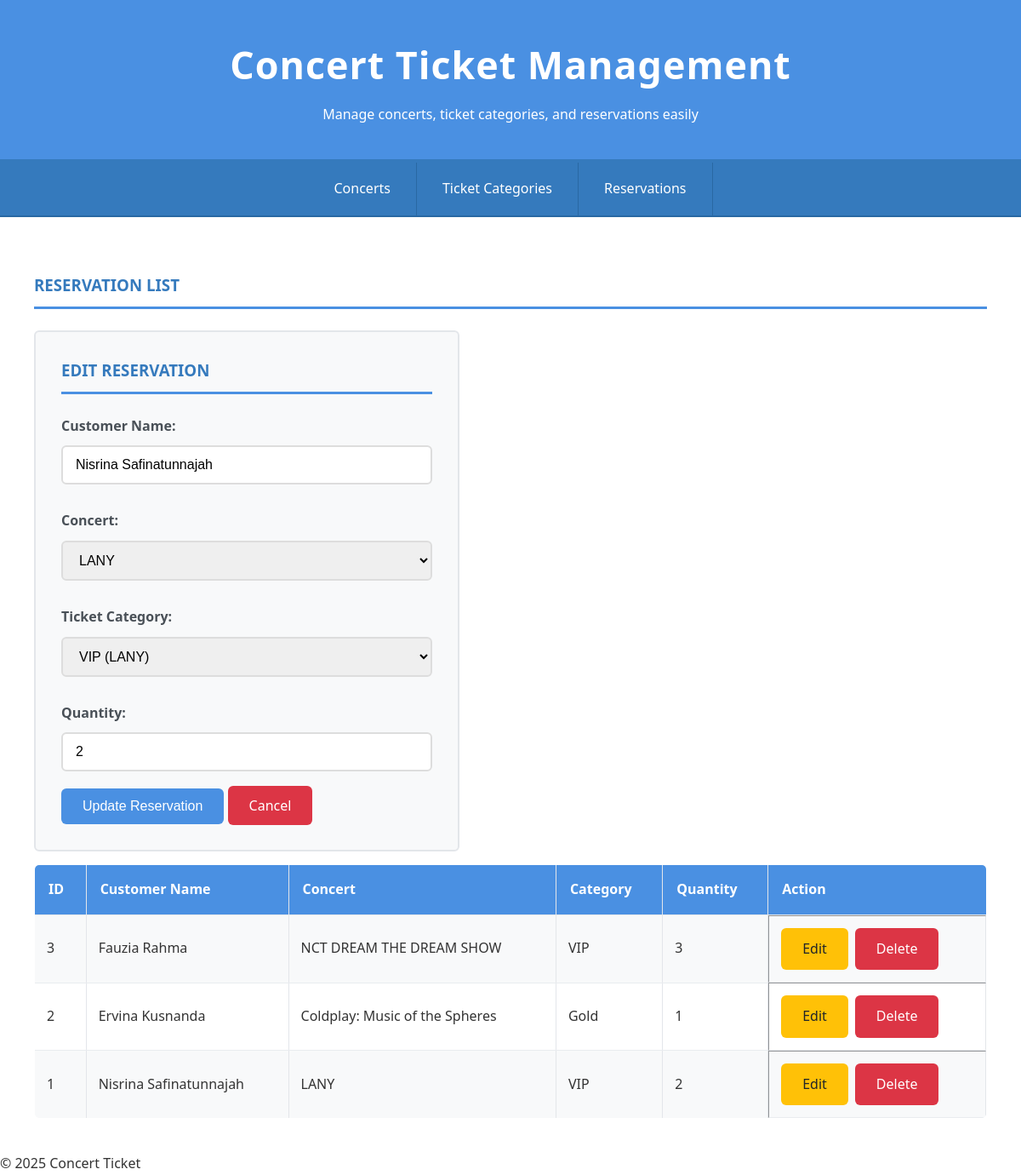
The app's page /?page=reservations&edit=1 with its own data.
### tables this page shows
CREATE TABLE `reservations` (
  `id_reservation` int(11) NOT NULL,
  `customer_name` varchar(100) NOT NULL,
  `id_concert` int(11) NOT NULL,
  `id_ticket_category` int(11) NOT NULL,
  `quantity` int(11) NOT NULL
);

CREATE TABLE `concerts` (
  `id_concert` int(11) NOT NULL,
  `concert_name` varchar(100) NOT NULL,
  `date` date NOT NULL,
  `venue` varchar(100) NOT NULL
);

CREATE TABLE `ticket_categories` (
  `id_ticket_category` int(11) NOT NULL,
  `id_concert` int(11) NOT NULL,
  `category_name` varchar(50) NOT NULL,
  `price` decimal(10,2) NOT NULL,
  `quota` int(11) NOT NULL
);

### config/db.php (called while the page is built, shortened)
<?php
class Database {
    private $host = "localhost";
    private $username = "root";
    private $password = "";
    private $dbname = "db_concert";
    public function __construct() {
        try {
            $this->conn = new PDO("mysql:host=$this->host;dbname=$this->dbname", $this->username, $this->password);
        } catch (PDOException $e) {
            echo "Connection failed: " . $e->getMessage();
        }
    }
}
?>

### class/Reservation.php (called while the page is built, shortened)
<?php
require_once 'config/db.php';
class Reservation {
    private $db;
    public function __construct() {
        $this->db = (new Database())->conn;
    }
    public function getAllReservations() {
        $stmt = $this->db->prepare("
            SELECT r.*, t.category_name, c.concert_name
            FROM reservations r
            JOIN ticket_categories t ON r.id_ticket_category = t.id_ticket_category
            JOIN concerts c ON r.id_concert = c.id_concert
            ORDER BY r.id_reservation DESC
        ");
        $stmt->execute();
        return $stmt->fetchAll(PDO::FETCH_ASSOC);
    }
    public function getReservationById($id) {
        $stmt = $this->db->prepare("SELECT * FROM reservations WHERE id_reservation = ?");
        $stmt->execute([$id]);
        return $stmt->fetch(PDO::FETCH_ASSOC);
    }
}
?>

### class/Concert.php (called while the page is built, shortened)
<?php
require_once 'config/db.php';
class Concert {
    private $db;
    public function __construct() {
        $this->db = (new Database())->conn;
    }
    public function getAllConcerts() {
        $stmt = $this->db->prepare("SELECT * FROM concerts");
        $stmt->execute();
        return $stmt->fetchAll(PDO::FETCH_ASSOC);
    }
}
?>

### class/TicketCategory.php (called while the page is built, shortened)
<?php
require_once 'config/db.php';
class TicketCategory {
    private $db;
    public function __construct() {
        $this->db = (new Database())->conn;
    }
    public function getAllTicketCategories() {
        $stmt = $this->db->prepare("
            SELECT t.*, c.concert_name
            FROM ticket_categories t
            JOIN concerts c ON t.id_concert = c.id_concert
        ");
        $stmt->execute();
        return $stmt->fetchAll(PDO::FETCH_ASSOC);
    }
}
?>

### view/reservations.php (the view, shortened to what this page needs)
<?php
require_once 'class/Reservation.php';
require_once 'class/TicketCategory.php';
require_once 'class/Concert.php';
$reservation = new Reservation();
$ticket = new TicketCategory();
$concert = new Concert();
$concerts = $concert->getAllConcerts();
$tickets = $ticket->getAllTicketCategories();
$editData = null;
if (isset($_GET['edit'])) {
    $editData = $reservation->getReservationById($_GET['edit']);
}
$reservations = $reservation->getAllReservations();
?>
<h3>Reservation List</h3>
<form method="POST">
    <h3><?= $editData ? "Edit Reservation" : "Add Reservation" ?></h3>
    <label>Customer Name:</label>
    <input type="text" name="customer_name" value="<?= htmlspecialchars($editData['customer_name'] ?? '') ?>" required>
    <label>Concert:</label>
    <select name="id_concert" required>
        <?php foreach ($concerts as $c): ?>
            <option value="<?= $c['id_concert'] ?>" <?= isset($editData['id_concert']) && $editData['id_concert'] == $c['id_concert'] ? 'selected' : '' ?>>
                <?= htmlspecialchars($c['concert_name']) ?>
            </option>
        <?php endforeach; ?>
    </select>
    <label>Ticket Category:</label>
    <select name="id_ticket_category" required>
        <?php foreach ($tickets as $t): ?>
            <option value="<?= $t['id_ticket_category'] ?>" <?= isset($editData['id_ticket_category']) && $editData['id_ticket_category'] == $t['id_ticket_category'] ? 'selected' : '' ?>>
                <?= htmlspecialchars($t['category_name']) ?> (<?= htmlspecialchars($t['concert_name']) ?>)
            </option>
        <?php endforeach; ?>
    </select>
    <label>Quantity:</label>
    <input type="number" name="quantity" min="1" value="<?= $editData['quantity'] ?? '' ?>" required>
    <?php if ($editData): ?>
        <button type="submit" name="update">Update Reservation</button>
        <a href="?page=reservations" class="btn btn-danger">Cancel</a>
    <?php else: ?>
        <button type="submit" name="add">Add Reservation</button>
    <?php endif; ?>
</form>
<table border="1">
    <tr>
        <th>ID</th>
        <th>Customer Name</th>
        <th>Concert</th>
        <th>Category</th>
        <th>Quantity</th>
        <th>Action</th>
    </tr>
    <?php foreach ($reservations as $r): ?>
    <tr>
        <td><?= $r['id_reservation'] ?></td>
        <td><?= htmlspecialchars($r['customer_name']) ?></td>
        <td><?= htmlspecialchars($r['concert_name']) ?></td>
        <td><?= htmlspecialchars($r['category_name']) ?></td>
        <td><?= $r['quantity'] ?></td>
        <td class="table-actions">
            <a href="?page=reservations&edit=<?= $r['id_reservation'] ?>" class="btn btn-warning">Edit</a>
            <a href="?page=reservations&delete=<?= $r['id_reservation'] ?>" class="btn btn-danger" onclick="return confirm('Are you sure?')">Delete</a>
        </td>
    </tr>
    <?php endforeach; ?>
</table>

### style.css (style rules this page uses)
* { margin: 0; padding: 0; box-sizing: border-box; }
body { font-family: 'Segoe UI', Tahoma, Geneva, Verdana, sans-serif; background-color: hsl(216, 33%, 97%); color: #333; line-height: 1.6; min-height: 100vh; }
h2, h3 { color: #357abd; margin-bottom: 25px; text-transform: uppercase; font-weight: 600; border-bottom: 3px solid #4a90e2; padding-bottom: 10px; }
table { width: 100%; border-collapse: collapse; margin-top: 15px; background-color: white; border-radius: 6px; overflow: hidden; border: 1px solid #e3e6ea; }
th { background-color: #4a90e2; color: white; padding: 16px; text-align: left; }
td { padding: 14px; border-bottom: 1px solid #e9ecef; }
tbody tr:nth-child(even) { background-color: #f8f9fa; }
form { background-color: #f8f9fa; padding: 30px; border-radius: 6px; border: 2px solid #e3e6ea; width: 500px; }
label { font-weight: 600; color: #495057; margin-top: 10px; display: block; }
input, select { width: 100%; padding: 12px 15px; margin: 10px 0 20px 0; border: 2px solid #ddd; border-radius: 6px; font-size: 16px; transition: border-color 0.3s ease; }
button, .btn { background-color: #4a90e2; color: white; padding: 12px 25px; border: none; border-radius: 6px; cursor: pointer; font-size: 16px; font-weight: 500; transition: 0.3s ease; text-decoration: none; }
.btn-danger { background-color: #dc3545; }
.btn-warning { background-color: #ffc107; color: #212529; }
.table-actions { display: flex; gap: 8px; }

### records on screen
reservations: customer_name "Nisrina Safinatunnajah", id_concert "LANY", id_ticket_category "VIP (LANY)", quantity "2", id_reservation "1", id_concert.concert_name "LANY", id_ticket_category.category_name "VIP"
reservations: id_reservation "3", customer_name "Fauzia Rahma", id_concert.concert_name "NCT DREAM THE DREAM SHOW", id_ticket_category.category_name "VIP", quantity "3"
reservations: id_reservation "2", customer_name "Ervina Kusnanda", id_concert.concert_name "Coldplay: Music of the Spheres", id_ticket_category.category_name "Gold", quantity "1"
